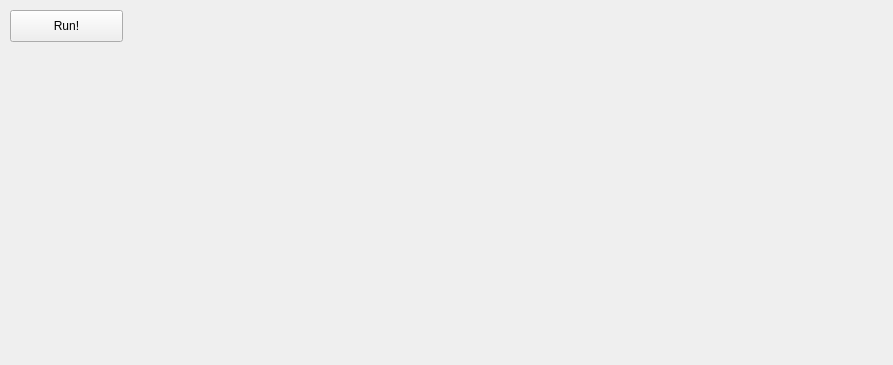
<?xml version="1.0" encoding="UTF-8"?>
<ui version="4.0">
 <class>MainWindow</class>
 <widget class="QMainWindow" name="MainWindow">
  <property name="geometry">
   <rect>
    <x>0</x>
    <y>0</y>
    <width>893</width>
    <height>365</height>
   </rect>
  </property>
  <property name="windowTitle">
   <string>Lab 2: Wheel</string>
  </property>
  <widget class="QWidget" name="centralWidget">
   <widget class="QPushButton" name="pushButton">
    <property name="geometry">
     <rect>
      <x>10</x>
      <y>10</y>
      <width>113</width>
      <height>32</height>
     </rect>
    </property>
    <property name="text">
     <string>Run!</string>
    </property>
   </widget>
  </widget>
  <widget class="QMenuBar" name="menuBar">
   <property name="geometry">
    <rect>
     <x>0</x>
     <y>0</y>
     <width>893</width>
     <height>22</height>
    </rect>
   </property>
  </widget>
 </widget>
 <layoutdefault spacing="6" margin="11"/>
 <resources/>
 <connections/>
</ui>
